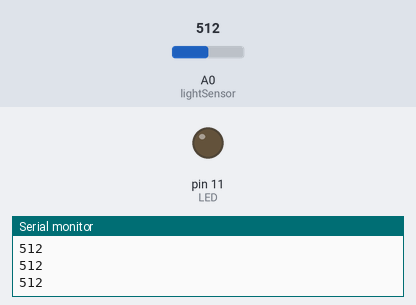
A sketch run on a simulated Arduino Uno, built with avr-gcc and run on an emulated ATmega328P. Shown: output pins drawn as LEDs (lit = HIGH), the last lines printed to the serial monitor. Inputs (shaded band) come from the test bench; at power-on: A0 (lightSensor) = 512.

Above: at 1.2 s.
1.3 s: A0 (lightSensor) set to 218
2.8 s: A0 (lightSensor) set to 184
At 3.9 s:
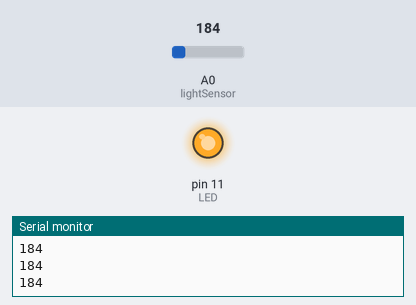
4.3 s: A0 (lightSensor) set to 210
At 5.3 s:
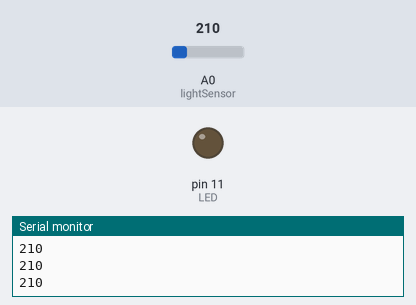
5.8 s: A0 (lightSensor) set to 190
At 6.7 s:
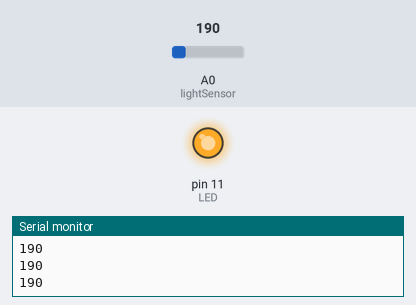
Timing chart, 0 to 8.3 s (numbered marks = the images above; inputs shaded):
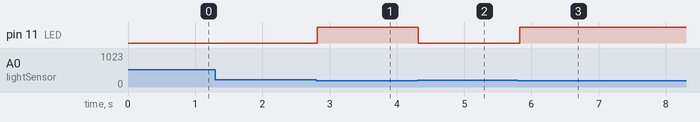

The sketch:

LDR.ino
```cpp
int LED = 11;
int lightSensor = A0;
void setup()
{
    pinMode(LED, OUTPUT);
    // pinMode(lightSensor, INPUT);
    Serial.begin(9600);
}

void loop()
{
    int sensedValue = analogRead(lightSensor);
    Serial.println(sensedValue);
    if (sensedValue < 200)
    {
        digitalWrite(LED, HIGH);
        Serial.println(sensedValue);
        delay(100);
    }
    else
    {
        digitalWrite(LED, LOW);
        Serial.println(sensedValue);
        delay(100);
    }
}
```

Measured:
- the behaviour switches between 200 and 199 on A0 (lightSensor) (found by bisection; images 0 and 1)
- after the input at 2.8 s, pin 11 (LED): LOW → HIGH at once
- after the input at 4.3 s, pin 11 (LED): HIGH → LOW at once
- after the input at 5.8 s, pin 11 (LED): LOW → HIGH at once
